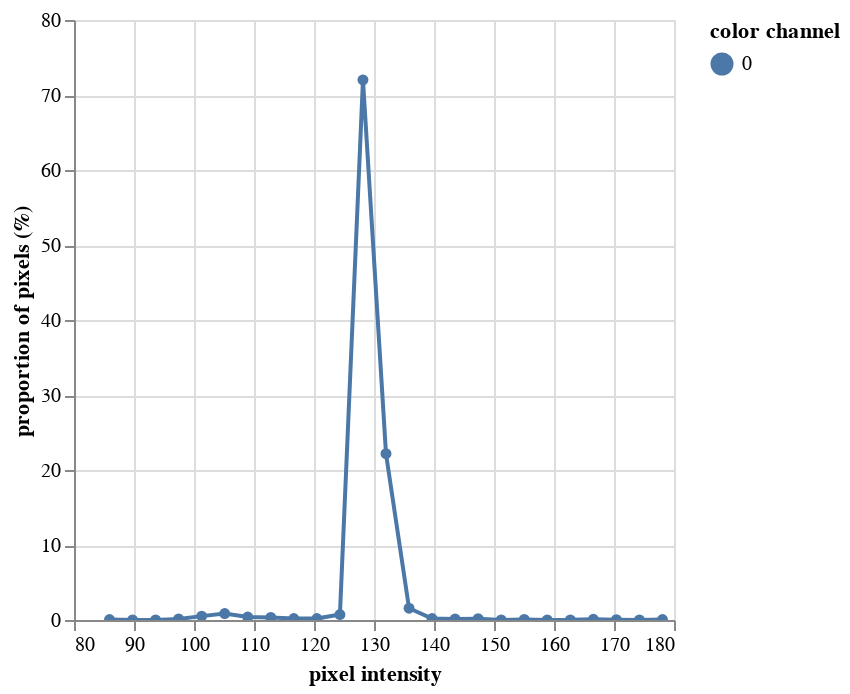

Notebook source saved alongside this figure:
### Code cell
hist = pcv.visualize.histogram(img=a, bins=25)

### Figure 1 — Vega-Lite specification as saved in the notebook (floating-point values rounded to 4 significant figures)
{"config": {"view": {"continuousWidth": 300, "continuousHeight": 300}}, "data": {"name": "data-85e22cf4d52c9fdab8cfea29fb838048"}, "mark": {"type": "line", "point": true}, "encoding": {"color": {"field": "color channel", "type": "nominal"}, "tooltip": [{"field": "pixel intensity", "type": "quantitative"}, {"field": "proportion of pixels (%)", "type": "quantitative"}], "x": {"field": "pixel intensity", "type": "quantitative"}, "y": {"field": "proportion of pixels (%)", "type": "quantitative"}}, "params": [{"name": "param_1", "select": {"type": "interval", "encodings": ["x", "y"]}, "bind": "scales"}], "$schema": "https://vega.github.io/schema/vega-lite/v5.16.3.json", "datasets": {"data-85e22cf4d52c9fdab8cfea29fb838048": [{"pixel intensity": 85.92, "proportion of pixels (%)": 0.06355, "hist_count": 321, "color channel": "0"}, {"pixel intensity": 89.76, "proportion of pixels (%)": 0.008117, "hist_count": 41, "color channel": "0"}, {"pixel intensity": 93.6, "proportion of pixels (%)": 0.002376, "hist_count": 12, "color channel": "0"}, {"pixel intensity": 97.44, "proportion of pixels (%)": 0.1368, "hist_count": 691, "color channel": "0"}, {"pixel intensity": 101.3, "proportion of pixels (%)": 0.5167, "hist_count": 2610, "color channel": "0"}, {"pixel intensity": 105.1, "proportion of pixels (%)": 0.8612, "hist_count": 4350, "color channel": "0"}, {"pixel intensity": 109.0, "proportion of pixels (%)": 0.3916, "hist_count": 1978, "color channel": "0"}, {"pixel intensity": 112.8, "proportion of pixels (%)": 0.3455, "hist_count": 1745, "color channel": "0"}, {"pixel intensity": 116.6, "proportion of pixels (%)": 0.1865, "hist_count": 942, "color channel": "0"}, {"pixel intensity": 120.5, "proportion of pixels (%)": 0.1906, "hist_count": 963, "color channel": "0"}, {"pixel intensity": 124.3, "proportion of pixels (%)": 0.7266, "hist_count": 3670, "color channel": "0"}, {"pixel intensity": 128.2, "proportion of pixels (%)": 72.02, "hist_count": 363779, "color channel": "0"}, {"pixel intensity": 132.0, "proportion of pixels (%)": 22.17, "hist_count": 111983, "color channel": "0"}, {"pixel intensity": 135.8, "proportion of pixels (%)": 1.568, "hist_count": 7919, "color channel": "0"}, {"pixel intensity": 139.7, "proportion of pixels (%)": 0.1889, "hist_count": 954, "color channel": "0"}, {"pixel intensity": 143.5, "proportion of pixels (%)": 0.1231, "hist_count": 622, "color channel": "0"}, {"pixel intensity": 147.4, "proportion of pixels (%)": 0.1703, "hist_count": 860, "color channel": "0"}, {"pixel intensity": 151.2, "proportion of pixels (%)": 0.01406, "hist_count": 71, "color channel": "0"}, {"pixel intensity": 155.0, "proportion of pixels (%)": 0.07206, "hist_count": 364, "color channel": "0"}, {"pixel intensity": 158.9, "proportion of pixels (%)": 0.01029, "hist_count": 52, "color channel": "0"}, {"pixel intensity": 162.7, "proportion of pixels (%)": 0.01762, "hist_count": 89, "color channel": "0"}, {"pixel intensity": 166.6, "proportion of pixels (%)": 0.0974, "hist_count": 492, "color channel": "0"}, {"pixel intensity": 170.4, "proportion of pixels (%)": 0.04949, "hist_count": 250, "color channel": "0"}, {"pixel intensity": 174.2, "proportion of pixels (%)": 0.006929, "hist_count": 35, "color channel": "0"}, {"pixel intensity": 178.1, "proportion of pixels (%)": 0.06474, "hist_count": 327, "color channel": "0"}]}}
